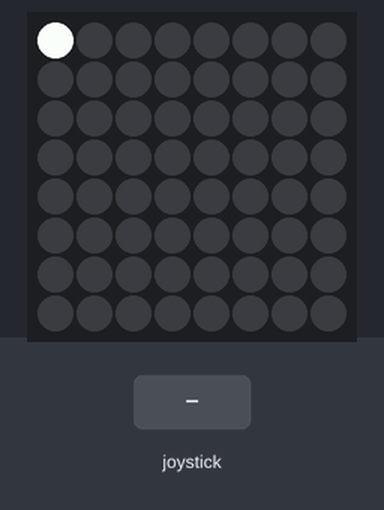
Simulated run of this program. Board: Raspberry Pi (BCM pin numbers) with a Sense HAT. Parts: the Sense HAT's 8×8 RGB LED matrix. The inputs (shaded band) are chosen by the test bench. What the program prints to the terminal is not drawn. At 5.8 s the program stops and its outputs stay as they are.

Above: at 1.2 s.
1.3 s: joystick pushed down
At 2.5 s:
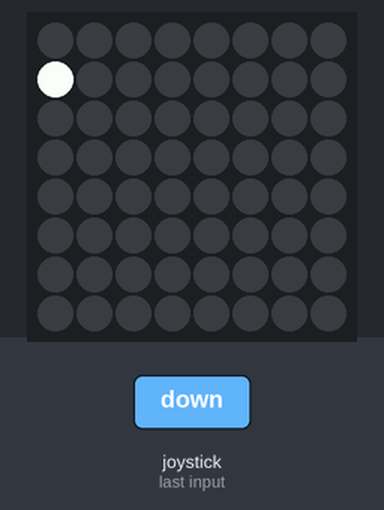
2.8 s: joystick pushed right
At 3.7 s:
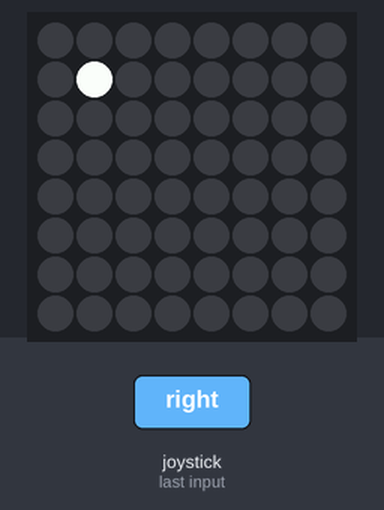
4.3 s: joystick pushed up
At 4.8 s:
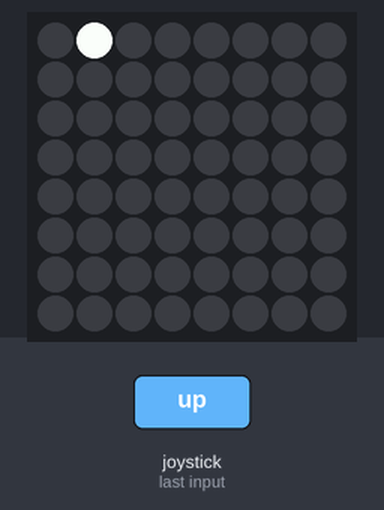
5.8 s: joystick clicked
Timing chart, 0 to 7.3 s (numbered marks = the images above; inputs shaded):
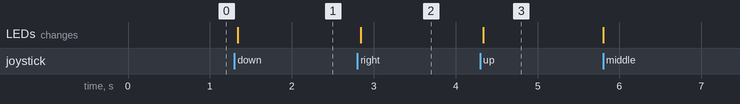

Measured:
- after the input at 1.3 s, the LEDs: change at once (image 1)
- after the input at 2.8 s, the LEDs: change at once (image 2)
- after the input at 4.3 s, the LEDs: change at once (image 3)

The program:

joystick_screen.py
```python
from pygame.locals import *
from sense_hat import SenseHat

sense = SenseHat()
sense.clear()

running = True

x = 0
y = 0
sense.set_pixel(x, y, 255, 255, 255)

while running:
    for event in sense.stick.get_events():
        if event.action == "pressed":
            sense.set_pixel(x, y, 0, 0, 0)  # Black 0,0,0 means OFF

            if event.direction == "down" and y < 7:
                y = y + 1
            elif event.direction == "up" and y > 0:
                y = y - 1
            elif event.direction == "right" and x < 7:
                x = x + 1
            elif event.direction == "left" and x > 0:
                x = x - 1

            sense.set_pixel(x, y, 255, 255, 255)

        if event.direction == "middle":
            running = False
            sense.clear()
            print("BYE")
            break
```
